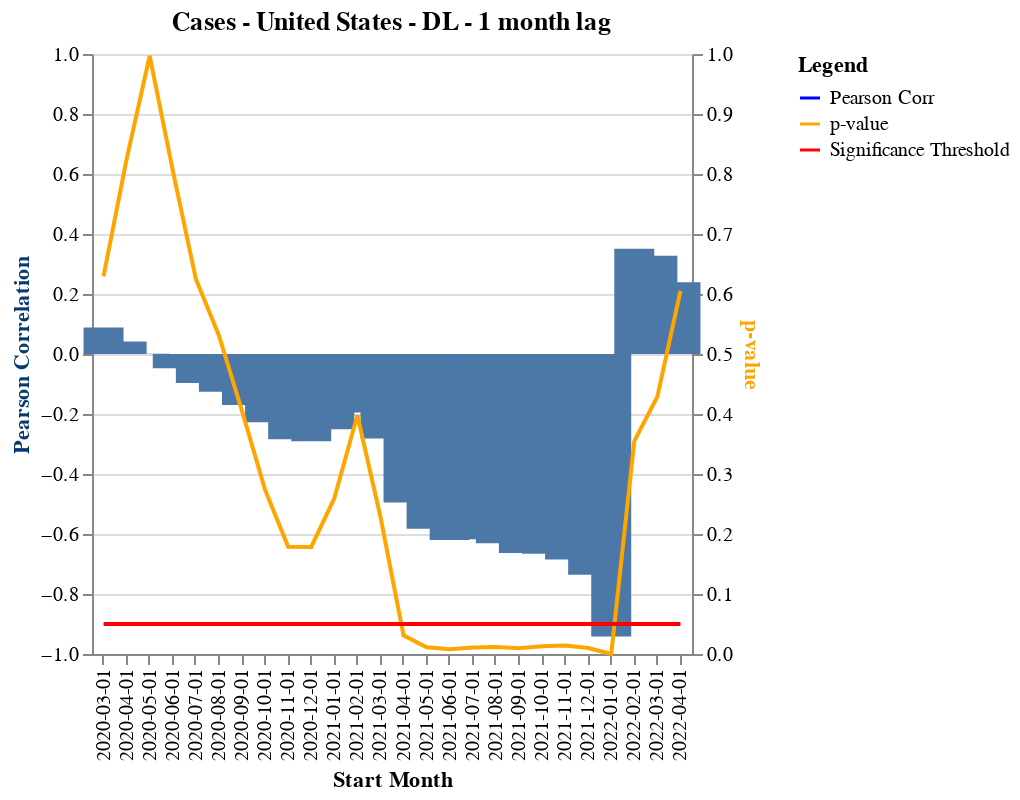
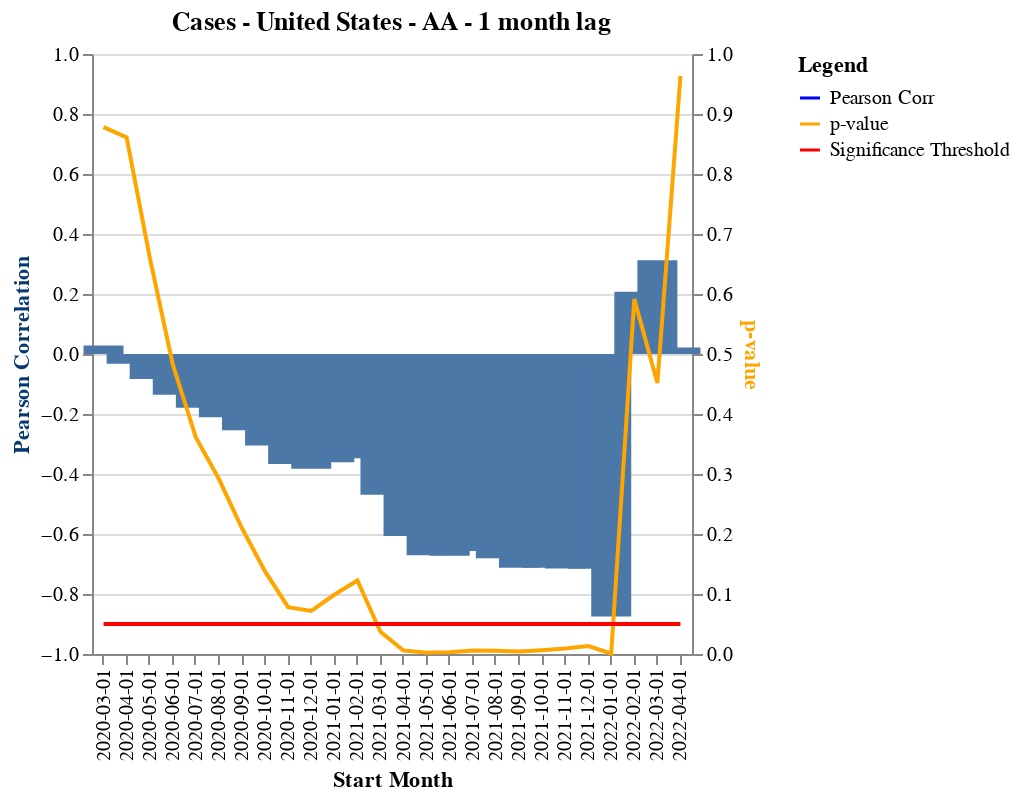

Here is the notebook cell these charts were saved with, in order:
### Markdown cell above
### 4.5 - New Cases / Passenger Counts, one month lag - each individual carrier

### Code cell
# loop curated list of carriers: 
# Delta (DL), American (AA), United (UA), Southwest (WN), Alaska (AS), JetBlue (B6)
for carrier in cur_car_list:
    process_loc(compiled_df, covid_column, numMonthsCutoff, numlag, 
                default_loc_code, default_loc_name, carrier, date_from, date_to)

### Figure 1 — Vega-Lite specification as saved in the notebook (floating-point values rounded to 4 significant figures)
{"config": {"view": {"continuousWidth": 400, "continuousHeight": 300}}, "layer": [{"mark": {"type": "bar", "size": 20}, "encoding": {"x": {"type": "nominal", "axis": {"tickMinStep": 1}, "field": "Start Month"}, "y": {"type": "quantitative", "axis": {"title": "Pearson Correlation", "titleColor": "#063970"}, "field": "Pearson Corr", "scale": {"domain": [-1, 1]}}}}, {"mark": "line", "encoding": {"color": {"type": "nominal", "field": "key", "legend": {"title": "Legend"}, "scale": {"domain": ["Pearson Corr", "p-value", "Significance Threshold"], "range": ["blue", "orange", "red"]}}, "x": {"type": "nominal", "axis": {"tickMinStep": 1}, "field": "Start Month"}, "y": {"type": "quantitative", "axis": {"title": "p-value", "titleColor": "orange"}, "field": "value", "scale": {"domain": [0, 1]}}}, "transform": [{"fold": ["p-value", "Significance Threshold"]}]}], "data": {"name": "data-66f8e3ff93354c85319c03b939fc6802"}, "height": 300, "resolve": {"scale": {"y": "independent"}}, "title": "Cases - United States - DL - 1 month lag", "width": 300, "$schema": "https://vega.github.io/schema/vega-lite/v4.8.1.json", "datasets": {"data-66f8e3ff93354c85319c03b939fc6802": [{"Start Month": "2020-03-01", "Pearson Corr": 0.08869, "p-value": 0.6293, "Significance Threshold": 0.05}, {"Start Month": "2020-04-01", "Pearson Corr": 0.04145, "p-value": 0.8248, "Significance Threshold": 0.05}, {"Start Month": "2020-05-01", "Pearson Corr": 0.0007523, "p-value": 0.9969, "Significance Threshold": 0.05}, {"Start Month": "2020-06-01", "Pearson Corr": -0.04765, "p-value": 0.8061, "Significance Threshold": 0.05}, {"Start Month": "2020-07-01", "Pearson Corr": -0.09653, "p-value": 0.6251, "Significance Threshold": 0.05}, {"Start Month": "2020-08-01", "Pearson Corr": -0.1261, "p-value": 0.5309, "Significance Threshold": 0.05}, {"Start Month": "2020-09-01", "Pearson Corr": -0.1704, "p-value": 0.4053, "Significance Threshold": 0.05}, {"Start Month": "2020-10-01", "Pearson Corr": -0.2277, "p-value": 0.2738, "Significance Threshold": 0.05}, {"Start Month": "2020-11-01", "Pearson Corr": -0.284, "p-value": 0.1787, "Significance Threshold": 0.05}, {"Start Month": "2020-12-01", "Pearson Corr": -0.2907, "p-value": 0.1784, "Significance Threshold": 0.05}, {"Start Month": "2021-01-01", "Pearson Corr": -0.2512, "p-value": 0.2594, "Significance Threshold": 0.05}, {"Start Month": "2021-02-01", "Pearson Corr": -0.1946, "p-value": 0.3979, "Significance Threshold": 0.05}, {"Start Month": "2021-03-01", "Pearson Corr": -0.2819, "p-value": 0.2286, "Significance Threshold": 0.05}, {"Start Month": "2021-04-01", "Pearson Corr": -0.4951, "p-value": 0.03113, "Significance Threshold": 0.05}, {"Start Month": "2021-05-01", "Pearson Corr": -0.5821, "p-value": 0.01125, "Significance Threshold": 0.05}, {"Start Month": "2021-06-01", "Pearson Corr": -0.6204, "p-value": 0.007884, "Significance Threshold": 0.05}, {"Start Month": "2021-07-01", "Pearson Corr": -0.6177, "p-value": 0.01078, "Significance Threshold": 0.05}, {"Start Month": "2021-08-01", "Pearson Corr": -0.6305, "p-value": 0.01173, "Significance Threshold": 0.05}, {"Start Month": "2021-09-01", "Pearson Corr": -0.6629, "p-value": 0.009765, "Significance Threshold": 0.05}, {"Start Month": "2021-10-01", "Pearson Corr": -0.6656, "p-value": 0.01303, "Significance Threshold": 0.05}, {"Start Month": "2021-11-01", "Pearson Corr": -0.6849, "p-value": 0.01399, "Significance Threshold": 0.05}, {"Start Month": "2021-12-01", "Pearson Corr": -0.7355, "p-value": 0.009892, "Significance Threshold": 0.05}, {"Start Month": "2022-01-01", "Pearson Corr": -0.9417, "p-value": 4.702e-05, "Significance Threshold": 0.05}, {"Start Month": "2022-02-01", "Pearson Corr": 0.3508, "p-value": 0.3547, "Significance Threshold": 0.05}, {"Start Month": "2022-03-01", "Pearson Corr": 0.3272, "p-value": 0.4289, "Significance Threshold": 0.05}, {"Start Month": "2022-04-01", "Pearson Corr": 0.2395, "p-value": 0.605, "Significance Threshold": 0.05}]}}

### Figure 2 — Vega-Lite specification as saved in the notebook (floating-point values rounded to 4 significant figures)
{"config": {"view": {"continuousWidth": 400, "continuousHeight": 300}}, "layer": [{"mark": {"type": "bar", "size": 20}, "encoding": {"x": {"type": "nominal", "axis": {"tickMinStep": 1}, "field": "Start Month"}, "y": {"type": "quantitative", "axis": {"title": "Pearson Correlation", "titleColor": "#063970"}, "field": "Pearson Corr", "scale": {"domain": [-1, 1]}}}}, {"mark": "line", "encoding": {"color": {"type": "nominal", "field": "key", "legend": {"title": "Legend"}, "scale": {"domain": ["Pearson Corr", "p-value", "Significance Threshold"], "range": ["blue", "orange", "red"]}}, "x": {"type": "nominal", "axis": {"tickMinStep": 1}, "field": "Start Month"}, "y": {"type": "quantitative", "axis": {"title": "p-value", "titleColor": "orange"}, "field": "value", "scale": {"domain": [0, 1]}}}, "transform": [{"fold": ["p-value", "Significance Threshold"]}]}], "data": {"name": "data-eb1cb32ebbba214609357d6ae4e8e809"}, "height": 300, "resolve": {"scale": {"y": "independent"}}, "title": "Cases - United States - AA - 1 month lag", "width": 300, "$schema": "https://vega.github.io/schema/vega-lite/v4.8.1.json", "datasets": {"data-eb1cb32ebbba214609357d6ae4e8e809": [{"Start Month": "2020-03-01", "Pearson Corr": 0.02825, "p-value": 0.878, "Significance Threshold": 0.05}, {"Start Month": "2020-04-01", "Pearson Corr": -0.03283, "p-value": 0.8608, "Significance Threshold": 0.05}, {"Start Month": "2020-05-01", "Pearson Corr": -0.08338, "p-value": 0.6614, "Significance Threshold": 0.05}, {"Start Month": "2020-06-01", "Pearson Corr": -0.1357, "p-value": 0.4826, "Significance Threshold": 0.05}, {"Start Month": "2020-07-01", "Pearson Corr": -0.1794, "p-value": 0.3611, "Significance Threshold": 0.05}, {"Start Month": "2020-08-01", "Pearson Corr": -0.2106, "p-value": 0.2916, "Significance Threshold": 0.05}, {"Start Month": "2020-09-01", "Pearson Corr": -0.2545, "p-value": 0.2095, "Significance Threshold": 0.05}, {"Start Month": "2020-10-01", "Pearson Corr": -0.3054, "p-value": 0.1377, "Significance Threshold": 0.05}, {"Start Month": "2020-11-01", "Pearson Corr": -0.3665, "p-value": 0.07816, "Significance Threshold": 0.05}, {"Start Month": "2020-12-01", "Pearson Corr": -0.3825, "p-value": 0.07166, "Significance Threshold": 0.05}, {"Start Month": "2021-01-01", "Pearson Corr": -0.3611, "p-value": 0.09868, "Significance Threshold": 0.05}, {"Start Month": "2021-02-01", "Pearson Corr": -0.3476, "p-value": 0.1225, "Significance Threshold": 0.05}, {"Start Month": "2021-03-01", "Pearson Corr": -0.4688, "p-value": 0.03705, "Significance Threshold": 0.05}, {"Start Month": "2021-04-01", "Pearson Corr": -0.6068, "p-value": 0.005873, "Significance Threshold": 0.05}, {"Start Month": "2021-05-01", "Pearson Corr": -0.6711, "p-value": 0.002295, "Significance Threshold": 0.05}, {"Start Month": "2021-06-01", "Pearson Corr": -0.6724, "p-value": 0.003105, "Significance Threshold": 0.05}, {"Start Month": "2021-07-01", "Pearson Corr": -0.6563, "p-value": 0.005755, "Significance Threshold": 0.05}, {"Start Month": "2021-08-01", "Pearson Corr": -0.6806, "p-value": 0.005225, "Significance Threshold": 0.05}, {"Start Month": "2021-09-01", "Pearson Corr": -0.7124, "p-value": 0.004252, "Significance Threshold": 0.05}, {"Start Month": "2021-10-01", "Pearson Corr": -0.7129, "p-value": 0.006236, "Significance Threshold": 0.05}, {"Start Month": "2021-11-01", "Pearson Corr": -0.7146, "p-value": 0.009016, "Significance Threshold": 0.05}, {"Start Month": "2021-12-01", "Pearson Corr": -0.7162, "p-value": 0.01317, "Significance Threshold": 0.05}, {"Start Month": "2022-01-01", "Pearson Corr": -0.8752, "p-value": 0.0009095, "Significance Threshold": 0.05}, {"Start Month": "2022-02-01", "Pearson Corr": 0.2079, "p-value": 0.5915, "Significance Threshold": 0.05}, {"Start Month": "2022-03-01", "Pearson Corr": 0.3122, "p-value": 0.4515, "Significance Threshold": 0.05}, {"Start Month": "2022-04-01", "Pearson Corr": 0.02142, "p-value": 0.9636, "Significance Threshold": 0.05}]}}
